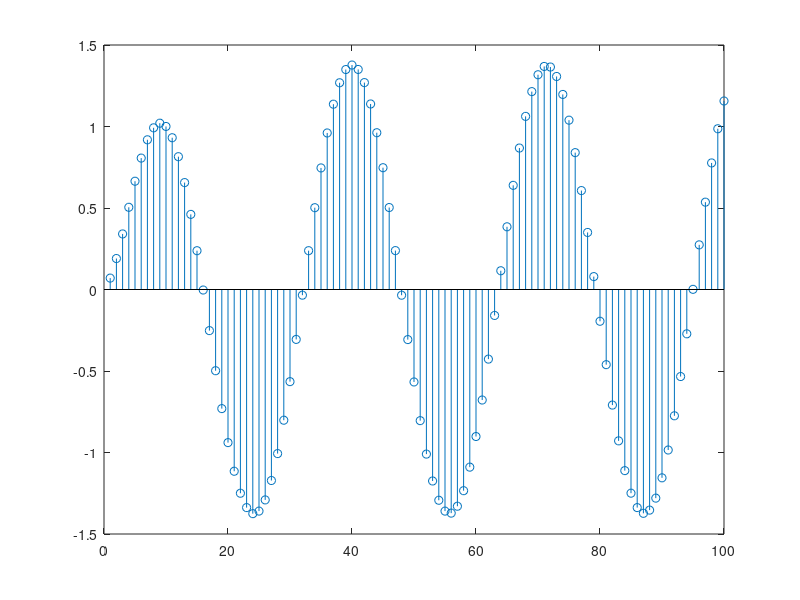

This figure's MATLAB source:
T = 0.1;
A = [0 1;-4 -3];
B = [0;1];
C = [2 4];
Ad = expm(A*T);
[M,N] = size(Ad);
I = eye(M,N);
Bd = A^(-1)*(Ad-I)*B;
y = [];
x0=[0;0];
for k=1:1:100
    x0 = Ad*x0+Bd*sin(2*k/10);
    y(k) = C*x0;
end
k_=1:1:100;
stem(k_,y);